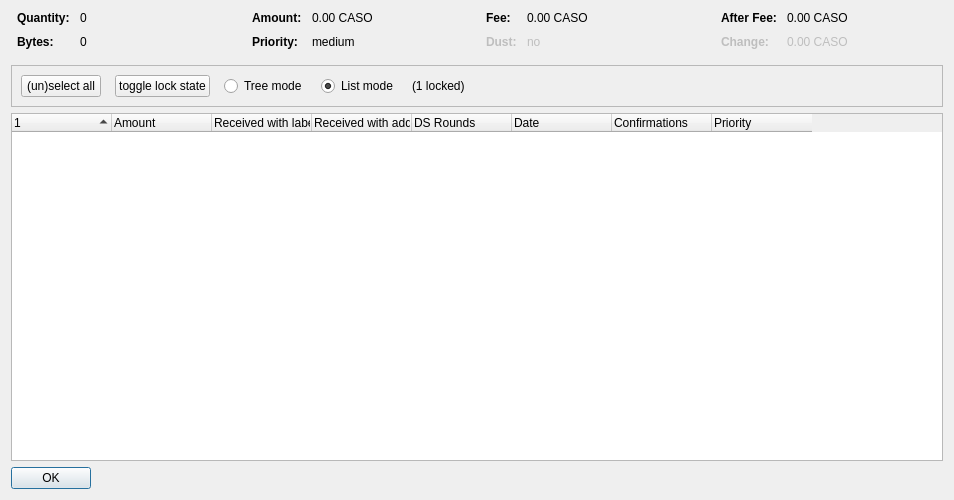
<?xml version="1.0" encoding="UTF-8"?>
<ui version="4.0">
 <class>CoinControlDialog</class>
 <widget class="QDialog" name="CoinControlDialog">
  <property name="geometry">
   <rect>
    <x>0</x>
    <y>0</y>
    <width>954</width>
    <height>500</height>
   </rect>
  </property>
  <property name="windowTitle">
   <string>Coin Selection</string>
  </property>
  <layout class="QVBoxLayout" name="verticalLayout">
   <item>
    <layout class="QHBoxLayout" name="horizontalLayoutTop" stretch="0,0,0,0">
     <property name="topMargin">
      <number>0</number>
     </property>
     <property name="bottomMargin">
      <number>10</number>
     </property>
     <item>
      <layout class="QFormLayout" name="formLayoutCoinControl1">
       <property name="horizontalSpacing">
        <number>10</number>
       </property>
       <property name="verticalSpacing">
        <number>10</number>
       </property>
       <property name="leftMargin">
        <number>6</number>
       </property>
       <property name="rightMargin">
        <number>6</number>
       </property>
       <item row="0" column="0">
        <widget class="QLabel" name="labelCoinControlQuantityText">
         <property name="font">
          <font>
           <weight>75</weight>
           <bold>true</bold>
          </font>
         </property>
         <property name="text">
          <string>Quantity:</string>
         </property>
        </widget>
       </item>
       <item row="0" column="1">
        <widget class="QLabel" name="labelCoinControlQuantity">
         <property name="cursor">
          <cursorShape>IBeamCursor</cursorShape>
         </property>
         <property name="contextMenuPolicy">
          <enum>Qt::ActionsContextMenu</enum>
         </property>
         <property name="text">
          <string notr="true">0</string>
         </property>
         <property name="textInteractionFlags">
          <set>Qt::LinksAccessibleByMouse|Qt::TextSelectableByKeyboard|Qt::TextSelectableByMouse</set>
         </property>
        </widget>
       </item>
       <item row="1" column="0">
        <widget class="QLabel" name="labelCoinControlBytesText">
         <property name="font">
          <font>
           <weight>75</weight>
           <bold>true</bold>
          </font>
         </property>
         <property name="text">
          <string>Bytes:</string>
         </property>
        </widget>
       </item>
       <item row="1" column="1">
        <widget class="QLabel" name="labelCoinControlBytes">
         <property name="cursor">
          <cursorShape>IBeamCursor</cursorShape>
         </property>
         <property name="contextMenuPolicy">
          <enum>Qt::ActionsContextMenu</enum>
         </property>
         <property name="text">
          <string notr="true">0</string>
         </property>
         <property name="textInteractionFlags">
          <set>Qt::LinksAccessibleByMouse|Qt::TextSelectableByKeyboard|Qt::TextSelectableByMouse</set>
         </property>
        </widget>
       </item>
      </layout>
     </item>
     <item>
      <layout class="QFormLayout" name="formLayoutCoinControl2">
       <property name="horizontalSpacing">
        <number>10</number>
       </property>
       <property name="verticalSpacing">
        <number>10</number>
       </property>
       <property name="leftMargin">
        <number>6</number>
       </property>
       <property name="rightMargin">
        <number>6</number>
       </property>
       <item row="0" column="0">
        <widget class="QLabel" name="labelCoinControlAmountText">
         <property name="font">
          <font>
           <weight>75</weight>
           <bold>true</bold>
          </font>
         </property>
         <property name="text">
          <string>Amount:</string>
         </property>
        </widget>
       </item>
       <item row="0" column="1">
        <widget class="QLabel" name="labelCoinControlAmount">
         <property name="cursor">
          <cursorShape>IBeamCursor</cursorShape>
         </property>
         <property name="contextMenuPolicy">
          <enum>Qt::ActionsContextMenu</enum>
         </property>
         <property name="text">
          <string notr="true">0.00 CASO</string>
         </property>
         <property name="textInteractionFlags">
          <set>Qt::LinksAccessibleByMouse|Qt::TextSelectableByKeyboard|Qt::TextSelectableByMouse</set>
         </property>
        </widget>
       </item>
       <item row="1" column="0">
        <widget class="QLabel" name="labelCoinControlPriorityText">
         <property name="font">
          <font>
           <weight>75</weight>
           <bold>true</bold>
          </font>
         </property>
         <property name="text">
          <string>Priority:</string>
         </property>
        </widget>
       </item>
       <item row="1" column="1">
        <widget class="QLabel" name="labelCoinControlPriority">
         <property name="cursor">
          <cursorShape>IBeamCursor</cursorShape>
         </property>
         <property name="contextMenuPolicy">
          <enum>Qt::ActionsContextMenu</enum>
         </property>
         <property name="text">
          <string>medium</string>
         </property>
         <property name="textInteractionFlags">
          <set>Qt::LinksAccessibleByMouse|Qt::TextSelectableByKeyboard|Qt::TextSelectableByMouse</set>
         </property>
        </widget>
       </item>
      </layout>
     </item>
     <item>
      <layout class="QFormLayout" name="formLayoutCoinControl3">
       <property name="horizontalSpacing">
        <number>10</number>
       </property>
       <property name="verticalSpacing">
        <number>10</number>
       </property>
       <property name="leftMargin">
        <number>6</number>
       </property>
       <property name="rightMargin">
        <number>6</number>
       </property>
       <item row="0" column="0">
        <widget class="QLabel" name="labelCoinControlFeeText">
         <property name="font">
          <font>
           <weight>75</weight>
           <bold>true</bold>
          </font>
         </property>
         <property name="text">
          <string>Fee:</string>
         </property>
        </widget>
       </item>
       <item row="0" column="1">
        <widget class="QLabel" name="labelCoinControlFee">
         <property name="cursor">
          <cursorShape>IBeamCursor</cursorShape>
         </property>
         <property name="contextMenuPolicy">
          <enum>Qt::ActionsContextMenu</enum>
         </property>
         <property name="text">
          <string notr="true">0.00 CASO</string>
         </property>
         <property name="textInteractionFlags">
          <set>Qt::LinksAccessibleByMouse|Qt::TextSelectableByKeyboard|Qt::TextSelectableByMouse</set>
         </property>
        </widget>
       </item>
       <item row="1" column="0">
        <widget class="QLabel" name="labelCoinControlLowOutputText">
         <property name="enabled">
          <bool>false</bool>
         </property>
         <property name="font">
          <font>
           <weight>75</weight>
           <bold>true</bold>
          </font>
         </property>
         <property name="text">
          <string>Dust:</string>
         </property>
        </widget>
       </item>
       <item row="1" column="1">
        <widget class="QLabel" name="labelCoinControlLowOutput">
         <property name="enabled">
          <bool>false</bool>
         </property>
         <property name="cursor">
          <cursorShape>IBeamCursor</cursorShape>
         </property>
         <property name="contextMenuPolicy">
          <enum>Qt::ActionsContextMenu</enum>
         </property>
         <property name="text">
          <string>no</string>
         </property>
         <property name="textInteractionFlags">
          <set>Qt::LinksAccessibleByMouse|Qt::TextSelectableByKeyboard|Qt::TextSelectableByMouse</set>
         </property>
        </widget>
       </item>
      </layout>
     </item>
     <item>
      <layout class="QFormLayout" name="formLayoutCoinControl4">
       <property name="horizontalSpacing">
        <number>10</number>
       </property>
       <property name="verticalSpacing">
        <number>10</number>
       </property>
       <property name="leftMargin">
        <number>6</number>
       </property>
       <property name="rightMargin">
        <number>6</number>
       </property>
       <item row="0" column="0">
        <widget class="QLabel" name="labelCoinControlAfterFeeText">
         <property name="font">
          <font>
           <weight>75</weight>
           <bold>true</bold>
          </font>
         </property>
         <property name="text">
          <string>After Fee:</string>
         </property>
        </widget>
       </item>
       <item row="0" column="1">
        <widget class="QLabel" name="labelCoinControlAfterFee">
         <property name="cursor">
          <cursorShape>IBeamCursor</cursorShape>
         </property>
         <property name="contextMenuPolicy">
          <enum>Qt::ActionsContextMenu</enum>
         </property>
         <property name="text">
          <string notr="true">0.00 CASO</string>
         </property>
         <property name="textInteractionFlags">
          <set>Qt::LinksAccessibleByMouse|Qt::TextSelectableByKeyboard|Qt::TextSelectableByMouse</set>
         </property>
        </widget>
       </item>
       <item row="1" column="0">
        <widget class="QLabel" name="labelCoinControlChangeText">
         <property name="enabled">
          <bool>false</bool>
         </property>
         <property name="font">
          <font>
           <weight>75</weight>
           <bold>true</bold>
          </font>
         </property>
         <property name="text">
          <string>Change:</string>
         </property>
        </widget>
       </item>
       <item row="1" column="1">
        <widget class="QLabel" name="labelCoinControlChange">
         <property name="enabled">
          <bool>false</bool>
         </property>
         <property name="cursor">
          <cursorShape>IBeamCursor</cursorShape>
         </property>
         <property name="contextMenuPolicy">
          <enum>Qt::ActionsContextMenu</enum>
         </property>
         <property name="text">
          <string notr="true">0.00 CASO</string>
         </property>
         <property name="textInteractionFlags">
          <set>Qt::LinksAccessibleByMouse|Qt::TextSelectableByKeyboard|Qt::TextSelectableByMouse</set>
         </property>
        </widget>
       </item>
      </layout>
     </item>
    </layout>
   </item>
   <item>
    <widget class="QFrame" name="frame">
     <property name="minimumSize">
      <size>
       <width>0</width>
       <height>40</height>
      </size>
     </property>
     <property name="frameShape">
      <enum>QFrame::StyledPanel</enum>
     </property>
     <property name="frameShadow">
      <enum>QFrame::Sunken</enum>
     </property>
     <layout class="QHBoxLayout" name="horizontalLayout">
      <item>
       <layout class="QHBoxLayout" name="horizontalLayoutPanel" stretch="0,0,0,0,0,0">
        <property name="spacing">
         <number>14</number>
        </property>
        <item>
         <widget class="QPushButton" name="pushButtonSelectAll">
          <property name="sizePolicy">
           <sizepolicy hsizetype="Maximum" vsizetype="Fixed">
            <horstretch>0</horstretch>
            <verstretch>0</verstretch>
           </sizepolicy>
          </property>
          <property name="text">
           <string>(un)select all</string>
          </property>
          <property name="autoDefault">
           <bool>false</bool>
          </property>
         </widget>
        </item>
        <item>
         <widget class="QPushButton" name="pushButtonToggleLock">
          <property name="sizePolicy">
           <sizepolicy hsizetype="Maximum" vsizetype="Fixed">
            <horstretch>0</horstretch>
            <verstretch>0</verstretch>
           </sizepolicy>
          </property>
          <property name="text">
           <string>toggle lock state</string>
          </property>
          <property name="autoDefault">
           <bool>false</bool>
          </property>
         </widget>
        </item>
        <item>
         <widget class="QRadioButton" name="radioTreeMode">
          <property name="sizePolicy">
           <sizepolicy hsizetype="Maximum" vsizetype="Fixed">
            <horstretch>0</horstretch>
            <verstretch>0</verstretch>
           </sizepolicy>
          </property>
          <property name="text">
           <string>Tree mode</string>
          </property>
         </widget>
        </item>
        <item>
         <widget class="QRadioButton" name="radioListMode">
          <property name="sizePolicy">
           <sizepolicy hsizetype="Maximum" vsizetype="Fixed">
            <horstretch>0</horstretch>
            <verstretch>0</verstretch>
           </sizepolicy>
          </property>
          <property name="text">
           <string>List mode</string>
          </property>
          <property name="checked">
           <bool>true</bool>
          </property>
         </widget>
        </item>
        <item>
         <widget class="QLabel" name="labelLocked">
          <property name="text">
           <string>(1 locked)</string>
          </property>
         </widget>
        </item>
        <item>
         <spacer name="horizontalSpacer">
          <property name="orientation">
           <enum>Qt::Horizontal</enum>
          </property>
          <property name="sizeHint" stdset="0">
           <size>
            <width>40</width>
            <height>20</height>
           </size>
          </property>
         </spacer>
        </item>
       </layout>
      </item>
     </layout>
    </widget>
   </item>
   <item>
    <widget class="CoinControlTreeWidget" name="treeWidget">
     <property name="contextMenuPolicy">
      <enum>Qt::CustomContextMenu</enum>
     </property>
     <property name="sortingEnabled">
      <bool>false</bool>
     </property>
     <property name="columnCount">
      <number>8</number>
     </property>
     <attribute name="headerShowSortIndicator" stdset="0">
      <bool>true</bool>
     </attribute>
     <attribute name="headerStretchLastSection">
      <bool>false</bool>
     </attribute>
     <column>
      <property name="text">
       <string/>
      </property>
     </column>
     <column>
      <property name="text">
       <string>Amount</string>
      </property>
     </column>
     <column>
      <property name="text">
       <string>Received with label</string>
      </property>
     </column>
     <column>
      <property name="text">
       <string>Received with address</string>
      </property>
     </column>
     <column>
      <property name="text">
       <string>DS Rounds</string>
      </property>
     </column>
     <column>
      <property name="text">
       <string>Date</string>
      </property>
     </column>
     <column>
      <property name="text">
       <string>Confirmations</string>
      </property>
      <property name="toolTip">
       <string>Confirmed</string>
      </property>
     </column>
     <column>
      <property name="text">
       <string>Priority</string>
      </property>
     </column>
    </widget>
   </item>
   <item>
    <widget class="QDialogButtonBox" name="buttonBox">
     <property name="sizePolicy">
      <sizepolicy hsizetype="Maximum" vsizetype="Fixed">
       <horstretch>0</horstretch>
       <verstretch>0</verstretch>
      </sizepolicy>
     </property>
     <property name="orientation">
      <enum>Qt::Horizontal</enum>
     </property>
     <property name="standardButtons">
      <set>QDialogButtonBox::Ok</set>
     </property>
    </widget>
   </item>
  </layout>
 </widget>
 <customwidgets>
  <customwidget>
   <class>CoinControlTreeWidget</class>
   <extends>QTreeWidget</extends>
   <header>coincontroltreewidget.h</header>
  </customwidget>
 </customwidgets>
 <resources/>
 <connections/>
</ui>
